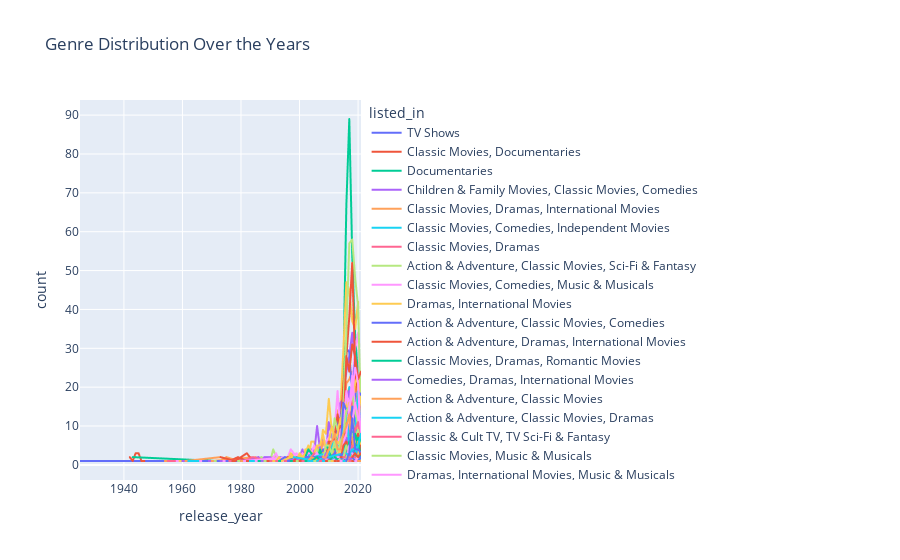

The cell this chart's notebook holds for it:
### Markdown cell above
# Genre Distribution over the Years (Line Chart)

### Code cell
genre_year = df.groupby(['release_year', 'listed_in']).size().reset_index(name='count')
fig = px.line(genre_year, x='release_year', y='count', color='listed_in', title='Genre Distribution Over the Years')
fig.show()
